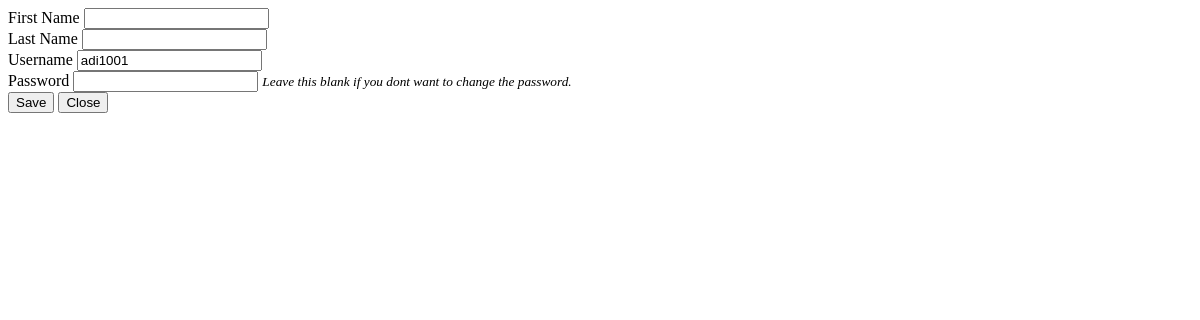
/demo/manage_user.php?id=3887, run on an earlier commit of the app's database.
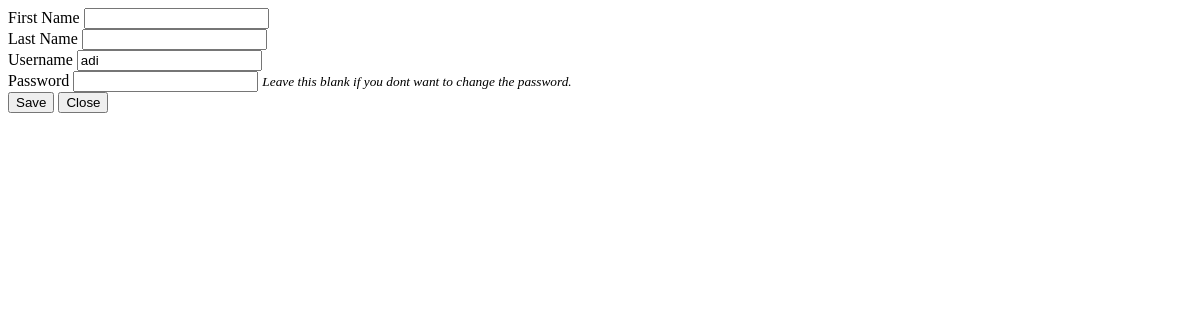
And on a later commit of the database.
### tables this page shows
CREATE TABLE `users` (
  `id` int NOT NULL,
  `username` varchar(200) NOT NULL,
  `password` text NOT NULL,
  `type` int NOT NULL DEFAULT '1',
  `date_created` datetime NOT NULL DEFAULT CURRENT_TIMESTAMP,
  `role` enum('student','teacher','parent','admin') NOT NULL
);

### demo/manage_user.php (the view, shortened to what this page needs)
<?php
include('db_connect.php');
if(isset($_GET['id'])){
$user = $conn->query("SELECT * FROM users where id =".$_GET['id']);
foreach($user->fetch_array() as $k =>$v){
	$meta[$k] = $v;
}
}
?>
<div class="container-fluid">
	<form action="" id="manage-user">
		<div class="form-group">
			<label for="name">First Name</label>
			<input type="text" name="firstname" id="firstname" class="form-control" value="<?php echo isset($meta['firstname']) ? $meta['firstname']: '' ?>" required>
		</div>
		<div class="form-group">
			<label for="name">Last Name</label>
			<input type="text" name="lastname" id="lastname" class="form-control" value="<?php echo isset($meta['lastname']) ? $meta['lastname']: '' ?>" required>
		</div>
		<div class="form-group">
			<label for="username">Username</label>
			<input type="text" name="username" id="username" class="form-control" value="<?php echo isset($meta['username']) ? $meta['username']: '' ?>" required  autocomplete="off">
		</div>
		<div class="form-group">
			<label for="password">Password</label>
			<input type="password" name="password" id="password" class="form-control" value="" autocomplete="off">
			<small><i>Leave this blank if you dont want to change the password.</i></small>
		</div>
		<div class="d-flex w-100 justify-content-left align-items-center">
			<button class="btn btn-flat  bg-gradient-primary mx-2" form="manage-user">Save</button>
			<button type="button" class="btn btn-secondary" data-dismiss="modal">Close</button>
		</div>
	</form>
</div>

What changed in the data, as far as the page shows it:
changed users: username "adi1001" → "adi"
